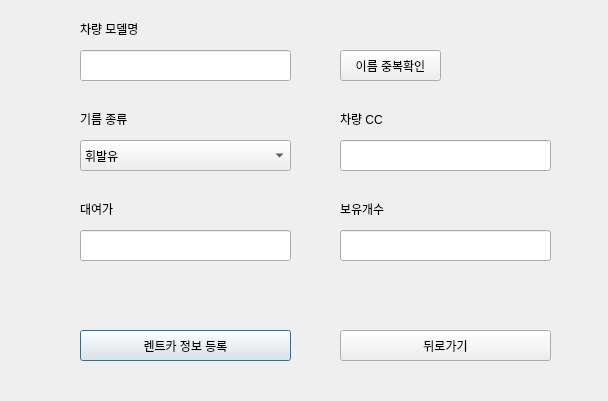
<?xml version="1.0" encoding="UTF-8"?>
<ui version="4.0">
 <class>rentalcar_</class>
 <widget class="QDialog" name="rentalcar_">
  <property name="geometry">
   <rect>
    <x>0</x>
    <y>0</y>
    <width>608</width>
    <height>401</height>
   </rect>
  </property>
  <property name="windowTitle">
   <string>Dialog</string>
  </property>
  <widget class="QPushButton" name="update_btn">
   <property name="geometry">
    <rect>
     <x>80</x>
     <y>330</y>
     <width>211</width>
     <height>31</height>
    </rect>
   </property>
   <property name="text">
    <string>렌트카 정보 등록</string>
   </property>
  </widget>
  <widget class="QLineEdit" name="stock_text">
   <property name="geometry">
    <rect>
     <x>340</x>
     <y>230</y>
     <width>211</width>
     <height>31</height>
    </rect>
   </property>
  </widget>
  <widget class="QLabel" name="label">
   <property name="geometry">
    <rect>
     <x>80</x>
     <y>20</y>
     <width>81</width>
     <height>17</height>
    </rect>
   </property>
   <property name="text">
    <string>차량 모델명</string>
   </property>
  </widget>
  <widget class="QLabel" name="label_7">
   <property name="geometry">
    <rect>
     <x>80</x>
     <y>200</y>
     <width>111</width>
     <height>17</height>
    </rect>
   </property>
   <property name="text">
    <string>대여가</string>
   </property>
  </widget>
  <widget class="QLabel" name="label_6">
   <property name="geometry">
    <rect>
     <x>80</x>
     <y>110</y>
     <width>81</width>
     <height>17</height>
    </rect>
   </property>
   <property name="text">
    <string>기름 종류</string>
   </property>
  </widget>
  <widget class="QPushButton" name="exit_btn">
   <property name="geometry">
    <rect>
     <x>340</x>
     <y>330</y>
     <width>211</width>
     <height>31</height>
    </rect>
   </property>
   <property name="text">
    <string>뒤로가기</string>
   </property>
  </widget>
  <widget class="QLabel" name="label_8">
   <property name="geometry">
    <rect>
     <x>340</x>
     <y>200</y>
     <width>111</width>
     <height>17</height>
    </rect>
   </property>
   <property name="text">
    <string>보유개수</string>
   </property>
  </widget>
  <widget class="QLineEdit" name="price_text">
   <property name="geometry">
    <rect>
     <x>80</x>
     <y>230</y>
     <width>211</width>
     <height>31</height>
    </rect>
   </property>
  </widget>
  <widget class="QComboBox" name="type_box">
   <property name="geometry">
    <rect>
     <x>80</x>
     <y>140</y>
     <width>211</width>
     <height>31</height>
    </rect>
   </property>
   <item>
    <property name="text">
     <string>휘발유</string>
    </property>
   </item>
   <item>
    <property name="text">
     <string>경유</string>
    </property>
   </item>
   <item>
    <property name="text">
     <string>LPG</string>
    </property>
   </item>
   <item>
    <property name="text">
     <string>전기</string>
    </property>
   </item>
  </widget>
  <widget class="QPushButton" name="check_btn">
   <property name="geometry">
    <rect>
     <x>340</x>
     <y>50</y>
     <width>101</width>
     <height>31</height>
    </rect>
   </property>
   <property name="text">
    <string>이름 중복확인</string>
   </property>
  </widget>
  <widget class="QLineEdit" name="name_text">
   <property name="geometry">
    <rect>
     <x>80</x>
     <y>50</y>
     <width>211</width>
     <height>31</height>
    </rect>
   </property>
  </widget>
  <widget class="QLineEdit" name="data_text">
   <property name="geometry">
    <rect>
     <x>340</x>
     <y>140</y>
     <width>211</width>
     <height>31</height>
    </rect>
   </property>
  </widget>
  <widget class="QLabel" name="label_9">
   <property name="geometry">
    <rect>
     <x>340</x>
     <y>110</y>
     <width>111</width>
     <height>17</height>
    </rect>
   </property>
   <property name="text">
    <string>차량 CC</string>
   </property>
  </widget>
 </widget>
 <resources/>
 <connections/>
</ui>
